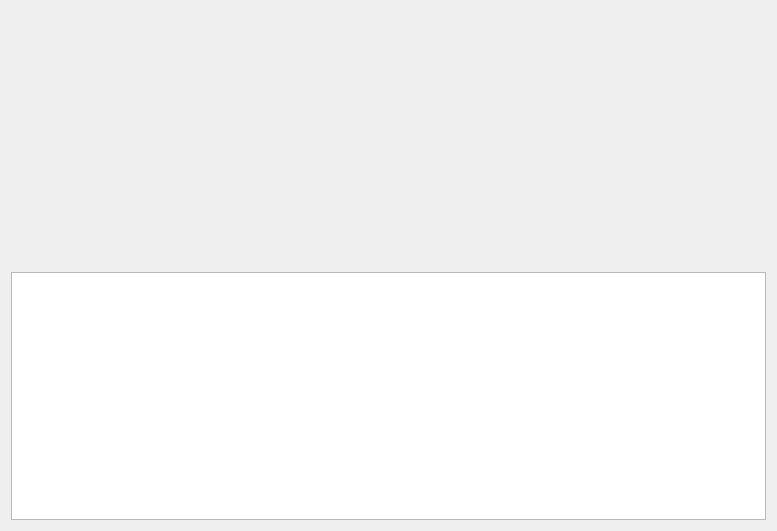
<?xml version="1.0" encoding="UTF-8"?>
<ui version="4.0">
 <class>_TableExporerDialog</class>
 <widget class="QDialog" name="_TableExporerDialog">
  <property name="geometry">
   <rect>
    <x>0</x>
    <y>0</y>
    <width>777</width>
    <height>531</height>
   </rect>
  </property>
  <property name="windowTitle">
   <string>Dialog</string>
  </property>
  <layout class="QGridLayout" name="gridLayout">
   <item row="0" column="2" rowspan="3">
    <widget class="MzPlottingWidget" name="mz_plotter" native="true"/>
   </item>
   <item row="0" column="0" rowspan="3">
    <widget class="EicPlottingWidget" name="eic_plotter" native="true"/>
   </item>
   <item row="1" column="1">
    <widget class="ChooseSpectraWidget" name="choose_spectra_widget" native="true"/>
   </item>
   <item row="2" column="1">
    <spacer name="_verticalSpacer">
     <property name="orientation">
      <enum>Qt::Vertical</enum>
     </property>
     <property name="sizeHint" stdset="0">
      <size>
       <width>20</width>
       <height>40</height>
      </size>
     </property>
    </spacer>
   </item>
   <item row="0" column="1">
    <widget class="IntegrationWidget" name="integration_widget" native="true"/>
   </item>
   <item row="3" column="0" colspan="3">
    <widget class="QTableView" name="tableView"/>
   </item>
  </layout>
 </widget>
 <customwidgets>
  <customwidget>
   <class>EicPlottingWidget</class>
   <extends>QWidget</extends>
   <header location="global">eic_plotting_widget</header>
   <container>1</container>
  </customwidget>
  <customwidget>
   <class>MzPlottingWidget</class>
   <extends>QWidget</extends>
   <header location="global">mz_plotting_widget</header>
   <container>1</container>
  </customwidget>
  <customwidget>
   <class>IntegrationWidget</class>
   <extends>QWidget</extends>
   <header location="global">widgets/integration_widget</header>
   <container>1</container>
  </customwidget>
  <customwidget>
   <class>ChooseSpectraWidget</class>
   <extends>QWidget</extends>
   <header location="global">widgets/choose_spectra_widget</header>
   <container>1</container>
  </customwidget>
 </customwidgets>
 <resources/>
 <connections/>
</ui>
